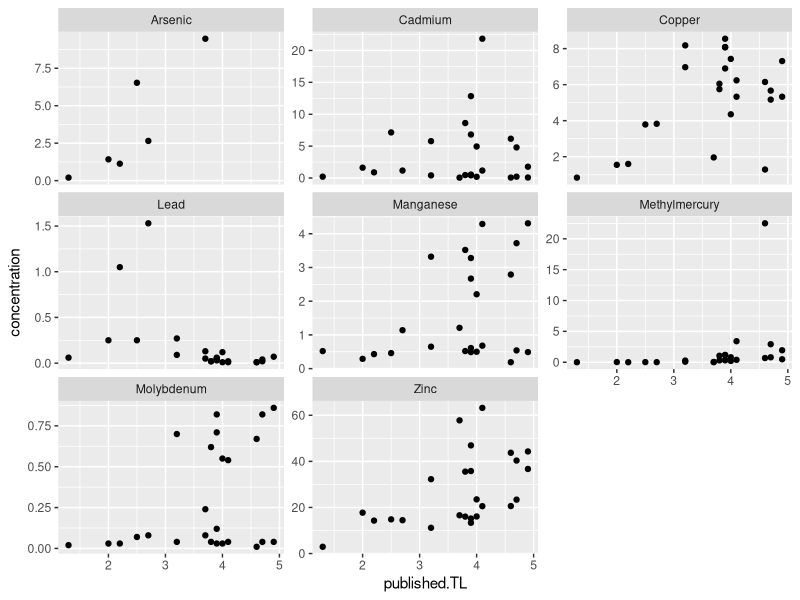

Here is the R script that generated this plot: (Note: this script raises an error after producing the figure.)

library(ggplot2)
library(tidyverse)


##############################
###  Popular ggPlot theme  ###
##############################
themeo <-theme_classic()+
  theme(strip.background = element_blank(),
        axis.line = element_blank(),
        axis.text.x = element_text(margin = margin( 0.2, unit = "cm")),
        axis.text.y = element_text(margin = margin(c(1, 0.2), unit = "cm")),
        axis.ticks.length=unit(-0.1, "cm"),
        panel.border = element_rect(colour = "black", fill=NA, size=.5),
        legend.title=element_blank(),
        strip.text=element_text(hjust=0) )

theme_themeo <- function () { 
  theme_classic()+
    theme(strip.background = element_blank(),
          axis.line = element_blank(),
          axis.text.x = element_text(margin = margin( 0.2, unit = "cm")),
          axis.text.y = element_text(margin = margin(c(1, 0.2), unit = "cm")),
          axis.ticks.length=unit(-0.1, "cm"),
          panel.border = element_rect(colour = "black", fill=NA, size=.5),
          legend.title=element_blank(),
          strip.text=element_text(hjust=0) )}

# set working directory and read in csv
setwd('/Users/tgagne/heavy_metal_birds/data') # running from Tylers computer
conc_comp <- read.csv('concentration_compilation.csv', na.strings = '-') %>%  # read in the reference from which environmental 
                                                                              # concentrations where scraped
                                      filter(reference == "Cambell_2005") %>% # Cambell 2005 in this case is Baffin Bay pelagic study
                                      drop_na(concentration)                  # drop any NAs in the concentration data
# look at it quick
str(conc_comp)
ggplot(conc_comp,aes(x = published.TL,y = concentration))+
  geom_point()+
  facet_wrap(~Metal, scales = "free_y")

par(mfrow = c(4,4))                                # Establish the plotting frame                    
metals <- droplevels(conc_comp$Metal) %>% levels() # What metals are in that reference,  build a vector
cambell_lookup <- NULL                             # empty dataframe to put in complete TTC lookup data
raw_met_data <- NULL
 
for(e in 1:length(metals)){   # i.e. : for each metal, do this:
  
  # subset on the TL and concentration data for a single metal as an x and a y vector and combine in to a data.frame
  x_base = subset(conc_comp, Metal == metals[e])[,"published.TL"]
  y_base = subset(conc_comp, Metal == metals[e])[,"concentration"]
  df <- data.frame(x = x_base,y = y_base)
  
  # fit 3 degree spline to raw concentration data
  spline_mod <- smooth.spline(df$x, df$y, df = 3)
  prediction <- predict(object = spline_mod, x = seq(0,5,by = 0.01))
  
  # plot this data, raw and predicted
  plot(df$x, df$y, xlab = "trophic position", ylab = "concentration (ppm)",pch = 20, xlim = c(0,5), main = metals[e])
  lines(prediction)
  
  # obtain 0 intercept of the model
  mod_intercept <- as.data.frame(prediction)[1,2]
  mod_intercept
  
  # Because baseline concentration cannot be below 0 if recorded in tissues at any concentration, then correct here
  # We need to settle on an approach in order to address intercept, i.e. envrionmental concentration approximation
  # I've currently settled on:
  mod_intercept <- ifelse(mod_intercept <= 0,min(df$y)+mad(df$y), mod_intercept)
  # The above script assumes the y-intercept as the minimum value observed plus the median absolute deviation.
  # This is akin to minimum plus one standard deviation. Though MAD is robust to extreme values.
  # The justification of this decision is such that we avoid overestimating biomagnification due to extremely low values
  # of concentration in a particular tissue from the reference study.
  
  # correct the concentration data given the intercepts, modeled vs real
  # this converts the concentrations to multipliers (TTC) given that we know (modeled) the environmental level i.e. TP = 0
  mod_corrected_TTC <- df$y / mod_intercept
  
  # Add at TTC of 1 at 0, i.e. environmental TTC = 1, no multiplier
  x <- c(0,df$x)
  y <- c(1,mod_corrected_TTC)

  # establish a weighting vector for the spline model
  # This vector anchors the spline at (0,1), while allowing for flexibility in all values of x > 0
  weights <- seq(1,1, length.out = length(x))
  weights[1] <- 1000
  
  # fit a spline to the derived TTCs while respective of the weighting vector
  est_mod <- smooth.spline(x, y, df = 3, w = weights) 
  # predict across the whole range of trophic positions, from TP = 0 - 5
  est_prediction <- predict(object = est_mod, x = seq(0,5,by = 0.01)) %>% as.data.frame()
  
  # Plot it with raw TTC underneath modeled TTCs
  plot(x, y, pch = 20, ylab = "transfer coefficient", xlab = "trophic position", xlim = c(0,5))
  lines(est_prediction)
  # make a dataframe of predicted TTCs
  metal_lookup <- data.frame(tp_med = est_prediction$x,ttc = est_prediction$y,metal = metals[e])
  raw_met <- data.frame(tp_med = x, ttc_raw = y, metal = metals[e])
  # bind this to the data frame of other metals
  cambell_lookup <- rbind(metal_lookup,cambell_lookup)
  raw_met_data   <- rbind(raw_met_data,raw_met)

}
 
#cambell_lookup$tp_med <- as.factor(cambell_lookup$tp_med)
# match these lookup metals to our data
 #levels(joined_all$metal) # What want 
 #[1] "Arsenic"    "Cadmium"    "Copper"     "Iron"       "Lead"       "Manganese"  "Mercury"    "Molybdenum" "Zinc"  
 
levels(cambell_lookup$metal)
#[1] "Zinc"          "Molybdenum"    "Methylmercury" "Manganese"     "Lead"          "Copper"        "Cadmium"       "Arsenic" 
cambell_lookup$metal <- plyr::revalue(cambell_lookup$metal, c("Methylmercury"="Mercury"))
raw_met_data$metal <- plyr::revalue(raw_met_data$metal, c("Methylmercury"="Mercury"))


# Iron will self represent as Zinc
Fe <- subset(cambell_lookup, metal == "Zinc"); Fe$metal <- "Iron" %>% as.factor(); str(Fe)
cambell_lookup <- rbind(cambell_lookup,Fe)
cambell_lookup$metal <- as.character( cambell_lookup$metal ) %>% as.factor() # reorder alphabetically
 
# below zero adjustment methods
# two approaches:
# 
# 1: simply convert any TTC below 0, to 0
#cambell_lookup$ttc <- ifelse( cambell_lookup$ttc <= 0, 0,  cambell_lookup$ttc)

# 2: Standardize all biolution TTCs from 1 to -Inf to 1 to 0.
range01 <- function(x){(x-min(x))/(max(x)-min(x))}
cambell_lookup$ttc[cambell_lookup$ttc <= 1] <- range01(cambell_lookup$ttc[cambell_lookup$ttc <= 1])
 
# write.csv(cambell_lookup,"cambell_TTC.csv", row.names = F)


# correction shows what 1 ppm at base would look like at various TPs
b <- ggplot(cambell_lookup, aes(as.numeric(as.character(tp_med)), ttc*1  ))+ 
  geom_line()+
  geom_hline(yintercept = 1, lty = "dashed")+
  facet_wrap(~metal, scales = "free_y", ncol = 1)+
  themeo

b + annotate("rect",
           xmin = min(as.numeric(as.character(joined_all$tp_med)), na.rm = T), 
           xmax = max(as.numeric(as.character(joined_all$tp_med)), na.rm = T), 
           ymin = -Inf, 
           ymax = Inf, 
           alpha = .5)+
  facet_wrap(~metal, ncol = 2, scales = "free_y")+
  labs(title = "Trophic transfer of an environment level of 1 ppm", 
       y = "parts per million", 
       x = "trophic position")

# Overlay Figure
# paper figure 2
# correction shows what 1ppm at base would look like at various TPs
ggplot(cambell_lookup, aes(as.numeric(as.character(tp_med)), ttc*1, color = metal))+ 
  geom_line(size = 5, alpha = .6)+
  geom_hline(yintercept = 1, lty = "dashed")+
  labs(title = "Trophic transfer of an environment level of 1 ppm",
       x = "trophic position", y = "ppm")+
  annotate("rect",
           #xmin = min(as.numeric(as.character(joined_all$tp_med)), na.rm = T), 
           #xmax = max(as.numeric(as.character(joined_all$tp_med)), na.rm = T), 
           xmin = 3.5,
           xmax = 4.5,
           ymin = -Inf, 
           ymax = Inf, 
           alpha = .5) +
  #annotate("text", x = .2, y = 0, label = "Biodilution", size = 15, hjust = 0, alpha = .25)+
  #annotate("text", x = .2, y = 2, label = "Biomagnification", size = 15, hjust = 0, alpha = .25)+
  annotate("text", x = 4.9, y = .8, label = "italic('Biodilution')", size = 3, hjust = 1, alpha = .5, parse = T)+
  annotate("text", x = 4.9, y = 1.2, label = "italic('Biomagnification')", size = 3, hjust = 1, alpha = .5, parse = T)+
  annotate("text", x = 0, y = 8, label = "italic('Cambell et al. 2005')", size = 3, hjust = 0, alpha = .5, parse = T)+
  annotate("text", 
           x =  mean(as.numeric(as.character(joined_all$tp_med)), na.rm = T), 
           y = 5, vjust = 0,
           label = "seabird trophic range", 
           size = 4, hjust = 0, alpha = 1, angle = 90, color = "white")+
  scale_x_continuous(expand = c(0,0), limits = c(-0.2,5))+
 # scale_y_continuous( limits = c(-.1,8.1), expand = c(0,0) )+
  scale_color_brewer(palette = "Paired")+
  scale_y_continuous(breaks = c(0,.2,.4,.6,.8,1,2,3,4,5,6,7,8) )+
  themeo +
  theme(legend.position = c(0.25, 0.65)
       # , text=element_text(size=16, family="Calibri")
        )+
  guides(color=guide_legend(ncol=2))
  

# reorder metal factors by degree of magnification
cambell_lookup %>% group_by(metal) %>% summarise(max(ttc)) %>% arrange( `max(ttc)`)

cambell_lookup$metal <- fct_relevel(cambell_lookup$metal, c('Mercury','Arsenic','Molybdenum','Iron','Zinc','Manganese','Cadmium','Copper','Lead') )
raw_met_data$metal <- fct_relevel(raw_met_data$metal, c('Mercury','Arsenic','Molybdenum','Iron','Zinc','Manganese','Cadmium','Copper','Lead') )

raw_met_data %>% filter(metal == "Mercury" & tp_med > 3 & ttc_raw > 6) 

# facetted
ggplot(cambell_lookup, aes(as.numeric(as.character(tp_med)), ttc*1, color = metal))+ 
  geom_point(data = raw_met_data,aes(x = tp_med, y = ttc_raw, color = metal)) +
  geom_line(size = 2, alpha = .9)+
  geom_hline(yintercept = 1, lty = "dashed")+
  labs(title = "Trophic transfer of an environment level of 1 ppm",
       x = "trophic position", y = "ppm", subtitle = "Cambell et al. 2005")+
  annotate("rect",
           #xmin = min(as.numeric(as.character(joined_all$tp_med)), na.rm = T), 
           #xmax = max(as.numeric(as.character(joined_all$tp_med)), na.rm = T), 
           xmin = 3.5,
           xmax = 4.5,
           ymin = -Inf, 
           ymax = Inf, 
           alpha = .5) +
  #annotate("text", x = .2, y = 0, label = "Biodilution", size = 15, hjust = 0, alpha = .25)+
  #annotate("text", x = .2, y = 2, label = "Biomagnification", size = 15, hjust = 0, alpha = .25)+
  #annotate("text", x = 4.9, y = .8, label = "italic('Biodilution')", size = 3, hjust = 1, alpha = .5, parse = T)+
  #annotate("text", x = 4.9, y = 1.2, label = "italic('Biomagnification')", size = 3, hjust = 1, alpha = .5, parse = T)+
  #annotate("text", x = 0, y = 8, label = "italic('Cambell et al. 2005')", size = 3, hjust = 0, alpha = .5, parse = T)+
  #annotate("text", 
  #         x =  mean(as.numeric(as.character(joined_all$tp_med)), na.rm = T), 
  #         y = 5, vjust = 0,
  #         label = "seabird trophic range", 
  #         size = 4, hjust = 0, alpha = 1, angle = 90, color = "white")+
  scale_x_continuous(expand = c(0,0), limits = c(-0.2,5))+
  scale_y_continuous( limits = c(-.1,8.1), expand = c(0,0) )+
  scale_color_brewer(palette = "Paired")+
  #scale_y_continuous(breaks = c(0,.2,.4,.6,.8,1,2,3,4,5,6,7,8) )+
  themeo +
  theme(legend.position = c(0.75, 0.1)
        # , text=element_text(size=16, family="Calibri")
  )+
  guides(color=guide_legend(ncol=2))+
  facet_wrap(~metal, ncol = 2)


